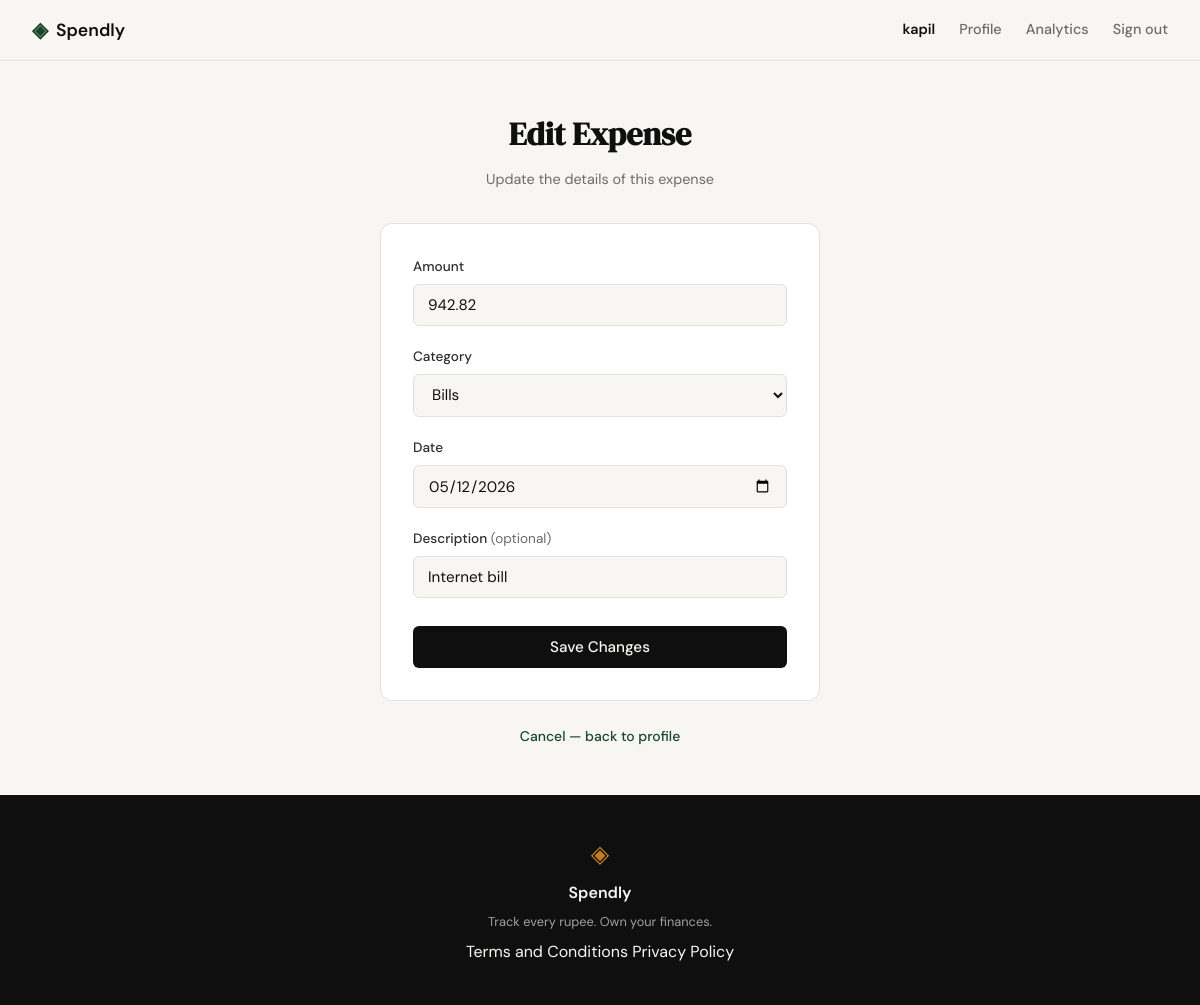
The app's page /expenses/80/edit (signed in) with its own data.
### tables this page shows
CREATE TABLE expenses (
            id          INTEGER PRIMARY KEY AUTOINCREMENT,
            user_id     INTEGER NOT NULL REFERENCES users(id),
            amount      REAL    NOT NULL,
            category    TEXT    NOT NULL,
            date        TEXT    NOT NULL,
            description TEXT,
            created_at  TEXT    DEFAULT (datetime('now'))
        );

### app.py (the view, shortened to what this page needs)
@app.route("/expenses/<int:id>/edit", methods=["GET", "POST"])
def edit_expense(id):
    if not session.get("user_id"):
        return redirect(url_for("login"))
    expense = get_expense_by_id(id)
    if expense is None:
        abort(404)
    if expense["user_id"] != session["user_id"]:
        abort(403)
    return render_template(
        "edit_expense.html", categories=CATEGORIES,
        expense=expense,
        amount=expense["amount"], category=expense["category"],
        date=expense["date"], description=expense["description"] or "",
    )

### database/db.py (called while the page is built)
def get_db():
    conn = sqlite3.connect("spendly.db")
    conn.row_factory = sqlite3.Row
    conn.execute("PRAGMA foreign_keys = ON")
    return conn

def get_expense_by_id(expense_id):
    conn = get_db()
    row = conn.execute(
        "SELECT * FROM expenses WHERE id = ?", (expense_id,)
    ).fetchone()
    conn.close()
    return dict(row) if row else None

### templates/edit_expense.html (shortened to what this page needs)
{% extends "base.html" %}
{% block content %}
<section class="auth-section">
    <div class="auth-container">
        <div class="auth-header">
            <h1 class="auth-title">Edit Expense</h1>
            <p class="auth-subtitle">Update the details of this expense</p>
        </div>
        <div class="auth-card">
            <form method="POST" action="{{ url_for('edit_expense', id=expense['id']) }}">
                <div class="form-group">
                    <label for="amount">Amount</label>
                    <input type="number" id="amount" name="amount"
                           class="form-input" placeholder="0.00"
                           step="0.01" min="0.01"
                           value="{{ amount | default('') }}"
                           required autofocus>
                </div>
                <div class="form-group">
                    <label for="category">Category</label>
                    <select id="category" name="category" class="form-input" required>
                        {% for cat in categories %}
                          <option value="{{ cat }}" {% if cat == category %}selected{% endif %}>{{ cat }}</option>
                        {% endfor %}
                    </select>
                </div>
                <div class="form-group">
                    <label for="date">Date</label>
                    <input type="date" id="date" name="date"
                           class="form-input"
                           value="{{ date | default('') }}"
                           required>
                </div>
                <div class="form-group">
                    <label for="description">Description <span class="label-hint">(optional)</span></label>
                    <input type="text" id="description" name="description"
                           class="form-input" placeholder="What was this for?"
                           value="{{ description | default('') }}">
                </div>
                <button type="submit" class="btn-submit">Save Changes</button>
            </form>
        </div>
        <p class="auth-switch">
            <a href="{{ url_for('profile') }}">Cancel — back to profile</a>
        </p>
    </div>
</section>
{% endblock %}

### static/css/style.css (style rules this page uses)
:root { --ink: #0f0f0f; --ink-soft: #2d2d2d; --ink-muted: #6b6b6b; --ink-faint: #a0a0a0; --paper: #f7f6f3; --paper-warm: #f0ede6; --paper-card: #ffffff; --accent: #1a472a; --accent-light: #e8f0eb; --accent-2: #c17f24; --accent-2-light: #fdf3e3; --danger: #c0392b; --danger-light: #fdecea; --border: #e4e1da; --border-soft: #eeebe4; --font-display: 'DM Serif Display', Georgia, serif; --font-body: 'DM Sans', system-ui, sans-serif; --max-width: 1200px; --auth-width: 440px; --radius-sm: 6px; --radius-md: 12px; --radius-lg: 20px; }
*, *::before, *::after { box-sizing: border-box; margin: 0; padding: 0; }
html { font-size: 16px; scroll-behavior: smooth; }
body { background: var(--paper); color: var(--ink); font-family: var(--font-body); font-size: 1rem; line-height: 1.6; -webkit-font-smoothing: antialiased; }
a { color: inherit; text-decoration: none; }
.auth-section { min-height: calc(100vh - 60px - 100px); display: flex; align-items: center; justify-content: center; padding: 3rem 2rem; }
.auth-container { width: 100%; max-width: var(--auth-width); }
.auth-header { text-align: center; margin-bottom: 2rem; }
.auth-title { font-family: var(--font-display); font-size: 2rem; color: var(--ink); margin-bottom: 0.5rem; }
.auth-subtitle { font-size: 0.9rem; color: var(--ink-muted); }
.auth-card { background: var(--paper-card); border: 1px solid var(--border); border-radius: var(--radius-md); padding: 2rem; margin-bottom: 1.5rem; }
.form-group { margin-bottom: 1.25rem; }
.form-group label { display: block; font-size: 0.85rem; font-weight: 500; color: var(--ink-soft); margin-bottom: 0.4rem; }
.label-hint { color: var(--ink-muted); font-weight: 400; }
.form-input { width: 100%; padding: 0.6rem 0.875rem; border: 1px solid var(--border); border-radius: var(--radius-sm); font-family: var(--font-body); font-size: 0.95rem; color: var(--ink); background: var(--paper); outline: none; transition: border-color 0.2s; }
.form-input::placeholder { color: var(--ink-faint); }
.btn-submit { width: 100%; padding: 0.7rem; background: var(--ink); color: var(--paper); border: none; border-radius: var(--radius-sm); font-family: var(--font-body); font-size: 0.95rem; font-weight: 500; cursor: pointer; transition: background 0.2s; margin-top: 0.5rem; }
.auth-switch { text-align: center; font-size: 0.875rem; color: var(--ink-muted); }
.auth-switch a { color: var(--accent); font-weight: 500; }

### records on screen
expenses: amount "942.82", category "Bills", date "05/12/2026", description "Internet bill"

### other values on screen
{{ session.get("user_name", "") }} "kapil"
